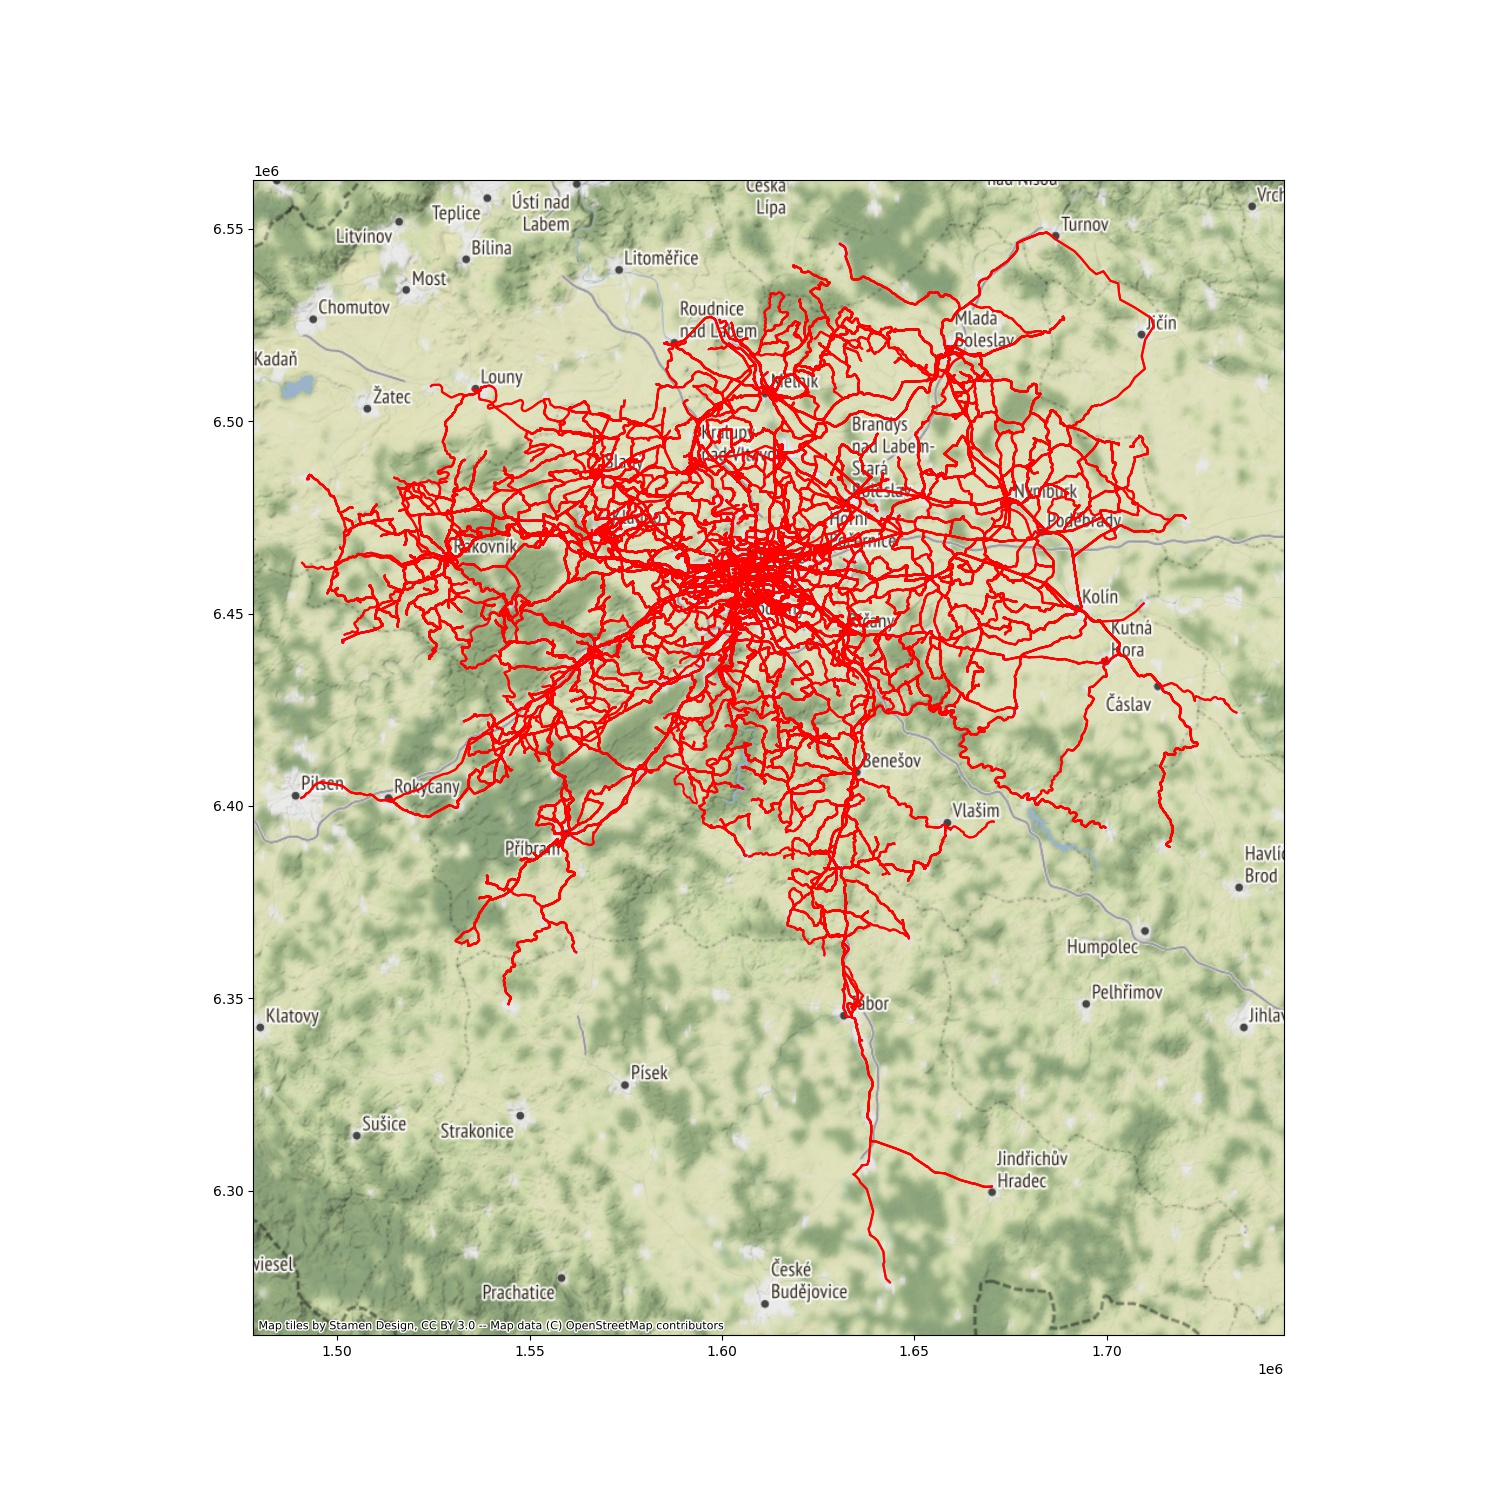

Source code (Python):
import geopandas
import matplotlib.pyplot as plt
import contextily as ctx
import pandas as pd
from shapely.geometry import Point, LineString

#ToDo: vykresleni vsech tras
shapes = pd.read_csv("PID_GTFS/shapes.txt")
#shapes = shapes.head(100000) #zrychleni...

def makePoint(row):
    lat = row[1]
    lon = row[2]
    return Point(lon, lat)

def makeLineString(x):
    lst = []
    for i in x:
        lst.append(i) #nejde pridavat primo, x se pozdeji indexuje od posledniho indexu...
    return LineString(lst)

shapes['points'] = shapes.apply(lambda row: makePoint(row), axis=1)
shapes = shapes[['shape_id','points']]

shapes = shapes.groupby('shape_id')['points'].agg(lambda points: makeLineString(points))
#print(shapes)

gdf = geopandas.GeoDataFrame(shapes)
gdf = gdf.set_geometry('points')
gdf = gdf.set_crs(epsg=4326)
gdf = gdf.to_crs(epsg=3857)

ax = gdf.plot(figsize=(15,15), color="red", markersize=1)
ctx.add_basemap(ax) #source=ctx.providers.OpenStreetMap.Mapnik
plt.savefig("result.jpg")
